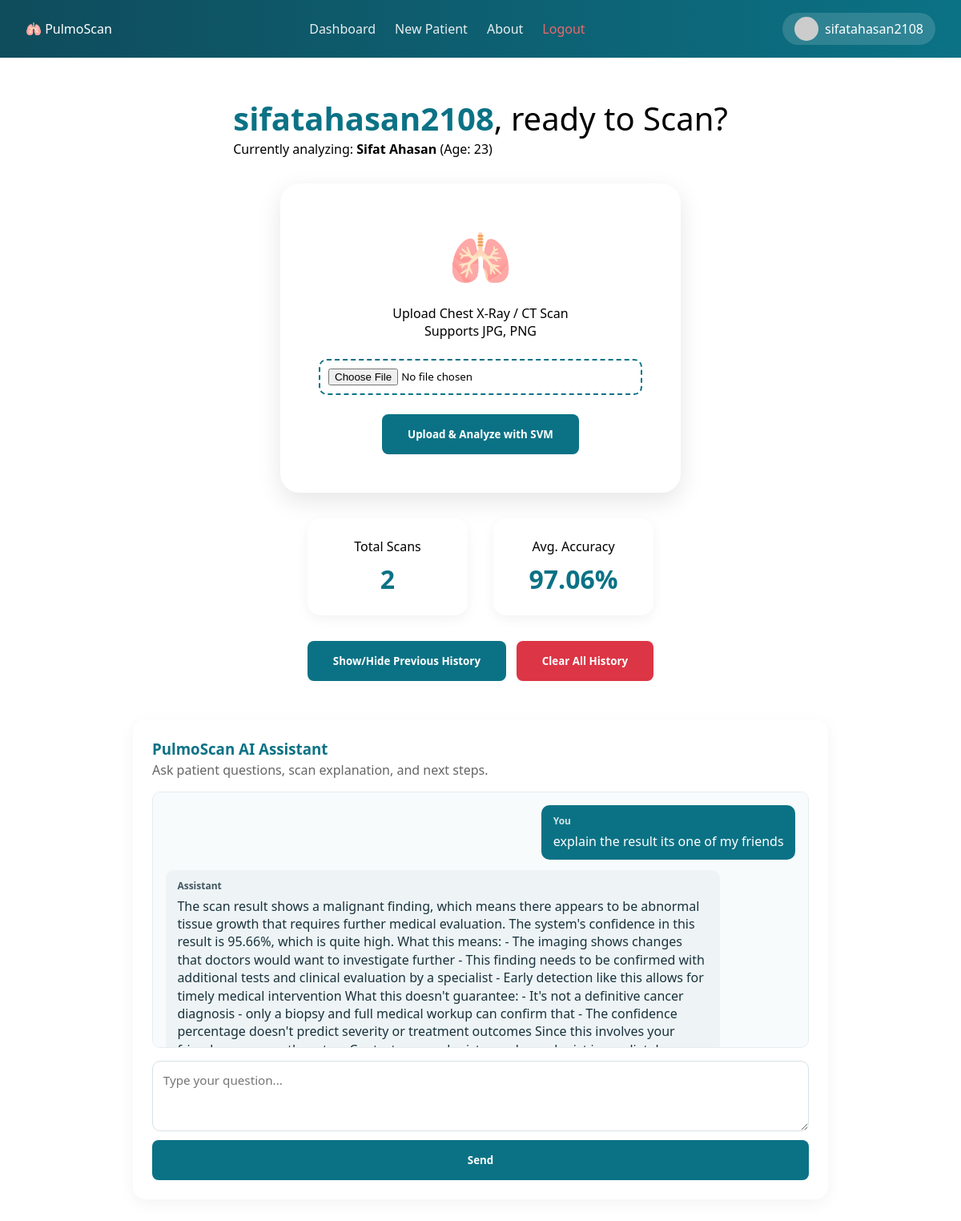
Page /dashboard/1 (signed in) on the committed database.
### app.py (models this page shows)
class Patient(db.Model):
    id = db.Column(db.Integer, primary_key=True)
    name = db.Column(db.String(150), nullable=False)
    age = db.Column(db.Integer)
    sex = db.Column(db.String(10))
    phone = db.Column(db.String(20))
    user_id = db.Column(db.Integer, db.ForeignKey('user.id'), nullable=False)
    scans = db.relationship('Scan', backref='patient_ref', lazy=True)

class ChatMessage(db.Model):
    id = db.Column(db.Integer, primary_key=True)
    patient_id = db.Column(db.Integer, db.ForeignKey('patient.id'), nullable=False)
    user_id = db.Column(db.Integer, db.ForeignKey('user.id'), nullable=False)
    role = db.Column(db.String(20), nullable=False)  # "user" or "assistant"
    content = db.Column(db.Text, nullable=False)
    created_at = db.Column(db.DateTime, nullable=False, default=datetime.utcnow)

### app.py (the view, shortened to what this page needs)
@app.route("/dashboard/<int:patient_id>", methods=['GET', 'POST'])
def dashboard(patient_id):
    if 'user_id' not in session:
        return redirect(url_for('login'))
    patient = Patient.query.get_or_404(patient_id)
    if patient.user_id != session['user_id']:
        flash("You are not authorized to access this patient.", "error")
        return redirect(url_for('dashboard_redirect'))
    history = Scan.query.filter_by(patient_id=patient_id).order_by(Scan.id.desc()).all()
    chat_history = (
        ChatMessage.query
        .filter_by(patient_id=patient_id, user_id=session['user_id'])
        .order_by(ChatMessage.created_at.asc())
        .all()
    )
    avg_acc = db.session.query(func.avg(Scan.accuracy)).filter(Scan.patient_id == patient_id).scalar() or 0
    return render_template(
        "dashboard.html",
        patient=patient,
        history=history,
        chat_history=chat_history,
        user_name=session.get('user_email'),
        scan_count=len(history),
        avg_accuracy=round(avg_acc, 2)
    )

### templates/dashboard.html (shortened to what this page needs)
<!DOCTYPE html>
<html lang="en">
<head>
    <link rel="stylesheet" href="{{ url_for('static', filename='dashboard_style.css') }}">
</head>
<body>
    <div class="nav">
        <div class="logo">
            <span>🫁</span> PulmoScan
        </div>
        <div class="nav-links">
             <a href="{{ url_for('dashboard', patient_id=patient.id) }}">Dashboard</a>
             <a href="{{ url_for('patient_info') }}">New Patient</a>
             <a href="{{ url_for('about') }}">About</a>
             <a href="{{ url_for('logout') }}" style="color: #ff6b6b;">Logout</a>
        </div>
        <div class="tog">
            <div class="profile">
                <img src="https://i.pravatar.cc/100" alt="Profile">
                <span>{{ user_name.split('@')[0] if user_name else 'Doctor' }}</span>
            </div>
        </div>
    </div>
    <div class="hero">
        <div class="head">
            <p><span>{{ user_name.split('@')[0] if user_name else 'Doctor' }}</span>, ready to Scan?</p>
            <article>Currently analyzing: <strong>{{ patient.name }}</strong> (Age: {{ patient.age }})</article>
        </div>
        <div class="card">
            <div class="card-logo">🫁</div>
            <p>Upload Chest X-Ray / CT Scan</p>
            <span>Supports JPG, PNG</span>
            <form action="{{ url_for('dashboard', patient_id=patient.id) }}" method="POST" enctype="multipart/form-data">
                <input type="file" name="file" accept="image/*" required>
                <button type="submit">Upload & Analyze with SVM</button>
            </form>
        </div>
        <div class="stats">
            <div class="stat-card" id="one">
                Total Scans
                <h3>{{ scan_count }}</h3>
            </div>
            <div class="stat-card" id="two">
                Avg. Accuracy
                <h3>{{ avg_accuracy }}%</h3>
            </div>
        </div>
        <div class="history-toggle-container">
            <button id="toggleHistory" class="toggle-btn">Show/Hide Previous History</button>
            <form id="clearHistoryForm" action="{{ url_for('clear_history', patient_id=patient.id) }}" method="POST">
                <button type="submit" class="danger-btn">Clear All History</button>
            </form>
        </div>
        <div class="chat-box">
            <div class="chat-head">
                <h3>PulmoScan AI Assistant</h3>
                <p>Ask patient questions, scan explanation, and next steps.</p>
            </div>
            <div id="chatMessages" class="chat-messages">
                {% if chat_history %}
                    {% for msg in chat_history %}
                        <div class="msg {{ 'user-msg' if msg.role == 'user' else 'bot-msg' }}">
                            <div class="msg-role">{{ 'You' if msg.role == 'user' else 'Assistant' }}</div>
                            <div class="msg-content">{{ msg.content }}</div>
                        </div>
                    {% endfor %}
                {% else %}
                    <div class="msg bot-msg">
                        <div class="msg-role">Assistant</div>
                        <div class="msg-content">Hi, I am ready to help explain results and answer patient-friendly questions.</div>
                    </div>
                {% endif %}
            </div>
            <form id="chatForm" class="chat-form">
                <textarea id="chatInput" rows="3" placeholder="Type your question..." required></textarea>
                <button type="submit" id="sendBtn">Send</button>
            </form>
        </div>
    </div>
</body>
</html>

### static/dashboard_style.css (style rules this page uses)
* { margin: 0; padding: 0; box-sizing: border-box; font-family: 'Segoe UI', sans-serif; }
.nav { display: flex; padding: 1rem 2rem; background: linear-gradient(90deg, #0f4c5c, #0b7285); justify-content: space-between; align-items: center; color: white; }
.nav-links { display: none; gap: 1.5rem; }
.nav-links a { text-decoration: none; color: white; opacity: 0.9; transition: 0.3s; }
@media screen and (min-width: 800px) { .nav-links { display: flex; } }
.profile { display: flex; align-items: center; gap: 0.5rem; background: rgba(255, 255, 255, 0.15); padding: 5px 15px; border-radius: 2rem; }
.profile img { width: 30px; height: 30px; border-radius: 50%; }
.hero { max-width: 900px; margin: 0 auto; padding: 3rem 1rem; display: flex; flex-direction: column; align-items: center; gap: 2rem; }
.head p { font-size: 2.5rem; }
.head span { color: #0b7285; font-weight: bold; }
.card { background: white; width: 100%; max-width: 500px; padding: 3rem; border-radius: 1.5rem; box-shadow: 0 10px 30px rgba(0,0,0,0.1); text-align: center; transition: 0.3s; }
.card-logo { font-size: 4rem; margin-bottom: 1rem; }
input[type="file"] { margin: 1.5rem 0; padding: 10px; border: 2px dashed #0b7285; border-radius: 10px; width: 100%; }
button { background: #0b7285; color: white; border: none; padding: 1rem 2rem; border-radius: 8px; font-weight: bold; cursor: pointer; transition: 0.3s; }
.stats { display: flex; gap: 2rem; width: 100%; justify-content: center; flex-wrap: wrap; }
.stat-card { background: white; padding: 1.5rem; border-radius: 1rem; box-shadow: 0 5px 15px rgba(0,0,0,0.05); width: 200px; text-align: center; }
.stat-card h3 { font-size: 2rem; color: #0b7285; margin-top: 0.5rem; }
.history-toggle-container { width: 100%; display: flex; justify-content: center; gap: 0.8rem; flex-wrap: wrap; }
.danger-btn { background: #dc3545; }
.chat-box { width: 100%; background: white; border-radius: 1rem; padding: 1.5rem; margin-top: 1rem; box-shadow: 0 5px 20px rgba(0,0,0,0.05); }
.chat-head h3 { color: #0b7285; margin-bottom: 0.2rem; }
.chat-head p { color: #666; margin-bottom: 1rem; }
.chat-messages { height: 320px; overflow-y: auto; border: 1px solid #e7ecef; border-radius: 10px; padding: 1rem; background: #f8fbfc; display: flex; flex-direction: column; gap: 0.8rem; }
.msg { max-width: 88%; padding: 0.75rem 0.9rem; border-radius: 10px; line-height: 1.4; }
.user-msg { align-self: flex-end; background: #0b7285; color: white; }
.bot-msg { align-self: flex-start; background: #eef4f6; color: #19323c; }
.msg-role { font-size: 0.75rem; opacity: 0.8; margin-bottom: 0.3rem; font-weight: 600; }
.chat-form { margin-top: 1rem; display: flex; flex-direction: column; gap: 0.7rem; }
.chat-form textarea { width: 100%; resize: vertical; min-height: 70px; border: 1px solid #d5e1e6; border-radius: 10px; padding: 0.8rem; font-size: 0.95rem; }

### rows in the picture
Patient: name "Sifat Ahasan", age "23"
ChatMessage: role "You", content "explain the result its one of my friends"
ChatMessage: role "Assistant", content "The scan result shows a malignant finding, which means there appears to be abnormal tissue growth that requires further medical evaluation. The system's confidence in this result is 95.66%, which is quite high. What this means: - The imaging shows changes that doctors would want to investigate further - This finding needs to be confirmed with additional tests and clinical evaluation by a specialist - Early detection like this allows for timely medical intervention What this doesn't guarantee: - It's not a definitive cancer diagnosis - only a biopsy and full medical workup can confirm that - The confidence percentage doesn't predict severity or treatment outcomes Since this involves your…"

### other values in the picture
{{ user_name.split('@')[0] if user_name else 'Doctor' }} "sifatahasan2108"
{{ scan_count }} "2"
{{ avg_accuracy }} "97.06"
